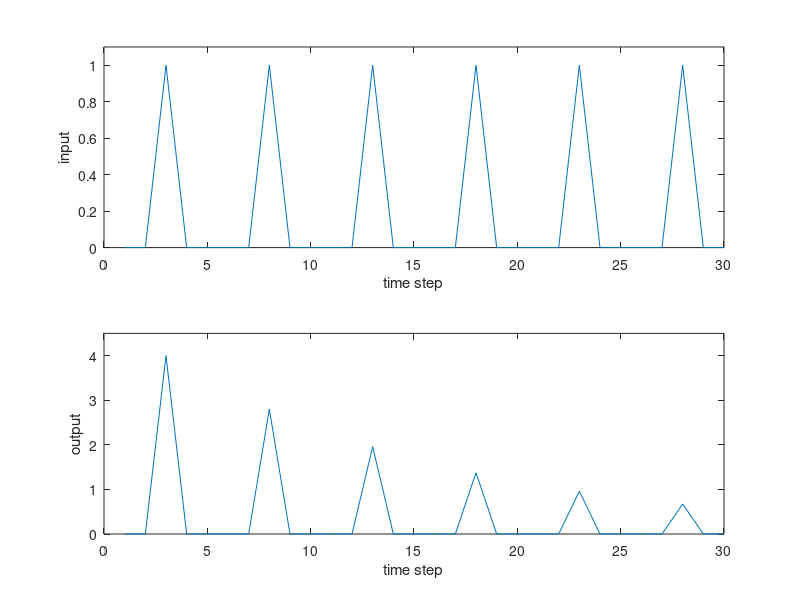

Source code (MATLAB):
stv=4;
dec=0.7;
pls=[0 0 1 0 0];
x=[pls pls pls pls pls pls];
[dum nTs] = size(x);
y = zeros(1, nTs);
v = stv;
for t = 1 : nTs,
    y(t) = v * x(t);
    if x(t)>0,
        v=v*dec;
    end
end

clf
subplot(211)
plot(x)
axis([0 nTs 0 1.1])
xlabel('time step')
ylabel('input')

subplot(212)
plot(y)
axis([0 nTs 0 stv+0.5])
xlabel('time step')
ylabel('output')